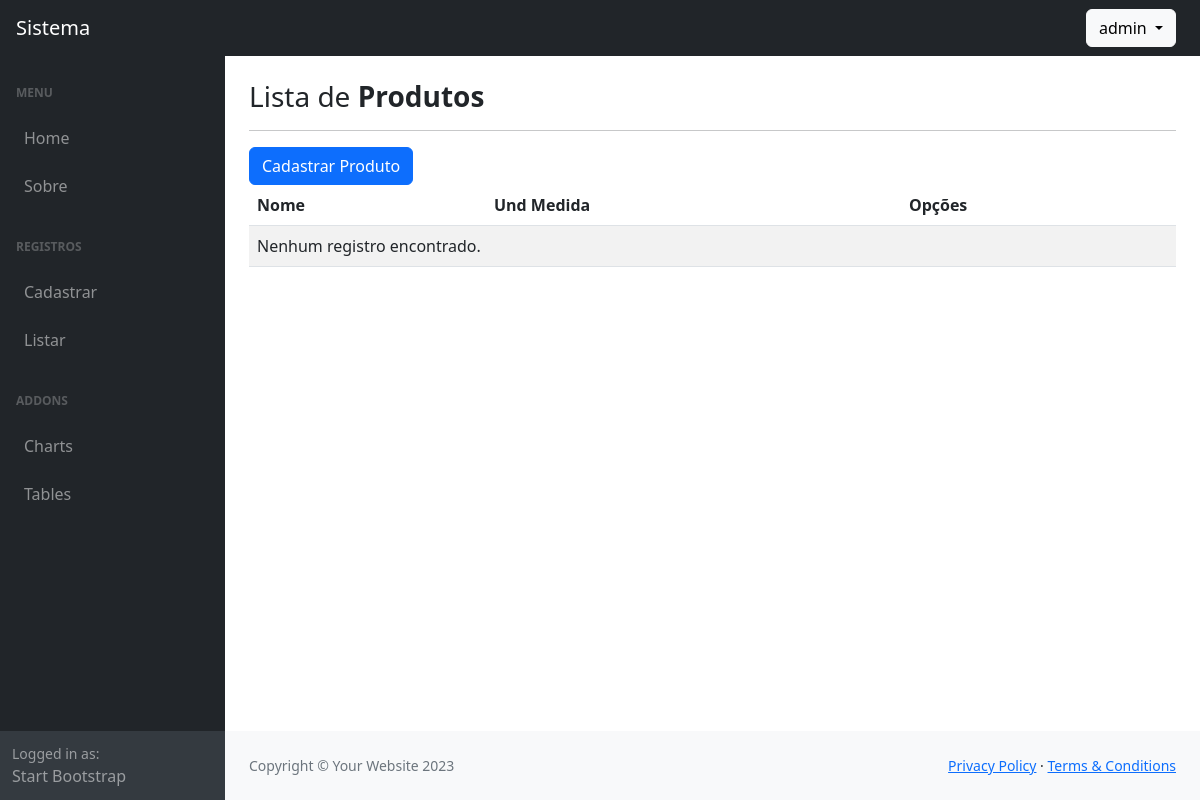
Before: /listar/produtos/ (signed in) with the older database file.
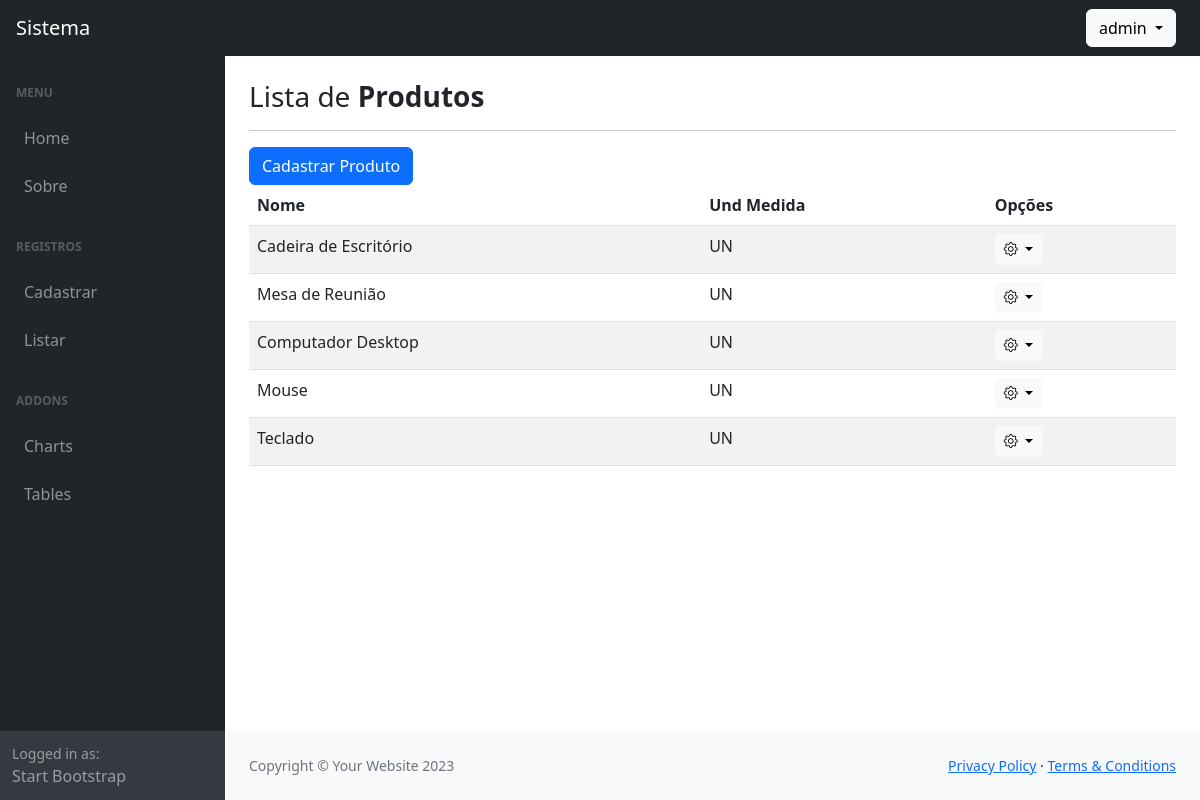
After: the same page with the newer database file.
### cadastros/models.py (models this page shows)
class Produto(models.Model):
    nome = models.CharField(max_length=150)
    undMedida = models.CharField(max_length=3)
    user = models.ForeignKey(settings.AUTH_USER_MODEL, on_delete=models.CASCADE)

### cadastros/views.py (the view)
# urls.py: path('listar/produtos/', ProdutoList.as_view(), name='listar-produtos'),
class ProdutoList(GroupRequiredMixin, LoginRequiredMixin, SuccessMessageMixin, ListView):
    model = Produto
    template_name = 'cadastros/list/produto.html'
    group_required = ["Administrador", "Editor"]
    paginate_by = 50
    def get_queryset(self):
        if self.request.user.groups.filter(name="Administrador").exists():
            return super().get_queryset()
        return super().get_queryset().filter(user=self.request.user)

### usuarios/models.py (called while the page is built)
    def __str__(self):
        return self.username

### cadastros/templates/cadastros/list/produto.html (shortened to what this page needs)
{% extends "paginas/modelo.html" %}
{% block conteudo %}
<h3>
    Lista de <b>Produtos</b>
</h3>
<hr>
<a href="{% url 'cadastrar-produto' %}" class="btn btn-primary">
    Cadastrar Produto
</a>
<table id="table-lista"  class="table table-striped">
    <thead>
        <th>Nome</th>
        <th>Und Medida</th>
        <th>Opções</th>
    </thead>
   <tbody>
    {% for object in object_list %}
    <tr>
        <td>{{object.nome}}</td>
        <td>{{object.undMedida}}</td>
        <td>
            <div class="dropdown">
                <button class="btn btn-light btn-sm dropdown-toggle" type="button" data-bs-toggle="dropdown" aria-expanded="false">
                    <i class="bi bi-gear"></i>
                </button>
            </div>
        </td>
    {% empty %}
        <tr>
            <td colspan="3">Nenhum registro encontrado.</td>
        </tr>
    {% endfor %}
   </tbody>
</table>
{% endblock %}
{% block scripts %}
<link href="https://cdn.datatables.net/v/bs5/dt-2.1.8/datatables.min.css" rel="stylesheet">
{% endblock scripts %}

Changed rows visible on the page:
added Produto: nome "Cadeira de Escritório", undMedida "UN"
added Produto: nome "Mesa de Reunião", undMedida "UN"
added Produto: nome "Computador Desktop", undMedida "UN"
added Produto: nome "Mouse", undMedida "UN"
added Produto: nome "Teclado", undMedida "UN"
Other visible differences:
text no longer shown: "Nenhum registro encontrado."
